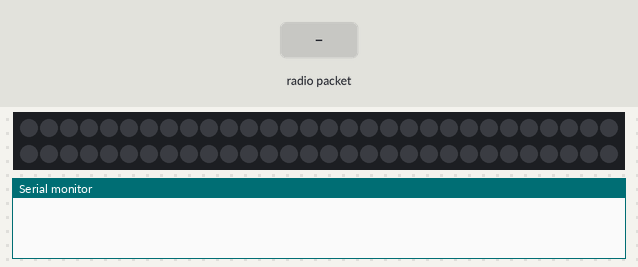
Simulated run of this sketch. Board: ESP32. Parts: 60 RGB LEDs in strip order, left to right, continuing on the next row, the last lines printed to the serial monitor. The test bench sets the inputs (shaded band). Dim RGB values are drawn brighter than linear.

Above: at 1.2 s.
1.3 s: radio packet "N" arrives
At 2.5 s:
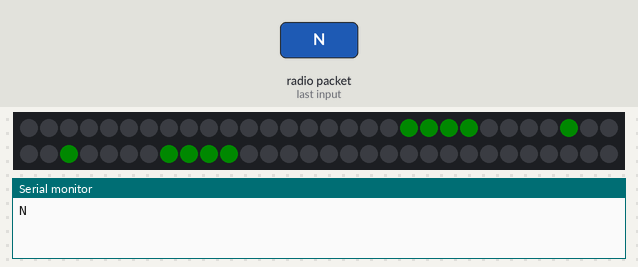
2.8 s: radio packet "R" arrives
At 3.9 s:
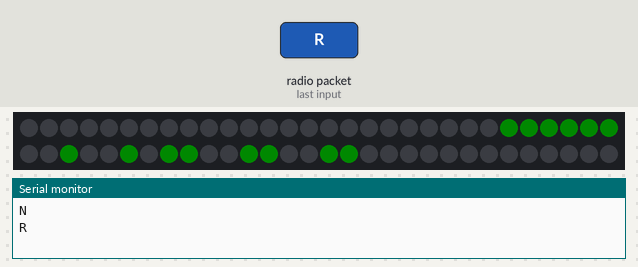
4.3 s: radio packet "6" arrives
At 5.1 s:
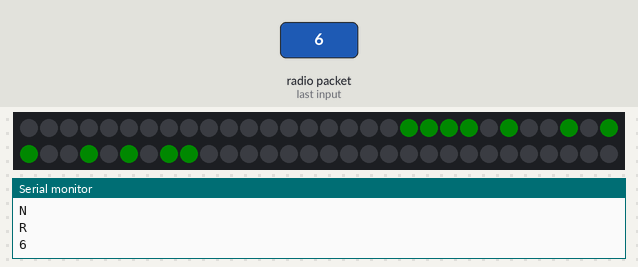
Timing chart, 0 to 7.3 s (numbered marks = the images above; inputs shaded):
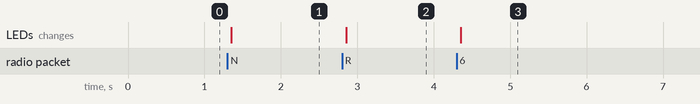

The sketch:

Xiao_Neopixel_10x6_Gear_Display_ESP-NOW.ino
```cpp
// Define this to make the board act as the sender
//#define IS_SENDER

#include <esp_now.h>
#include <WiFi.h>

////////////////////////////////////////////////////////////////////////////////////
#ifdef IS_SENDER  //sender code
////////////////////////////////////////////////////////////////////////////////////

#include <BLEDevice.h>
#include <BLEServer.h>
#include <BLEUtils.h>
#include <BLE2902.h>

// BLE UUIDs
#define SERVICE_UUID "4fafc201-1fb5-459e-8fcc-c5c9c331914b"
#define CHARACTERISTIC_UUID "beb5483e-36e1-4688-b7f5-ea07361b26a8"

BLECharacteristic *pCharacteristic;
String input = "";

// Replace with actual MAC of the receiver
uint8_t broadcastAddress[] = { 0xFF, 0xFF, 0xFF, 0xFF, 0xFF, 0xFF };

void sendCommand(const String &msg) {
  esp_now_send(broadcastAddress, (uint8_t *)msg.c_str(), msg.length() + 1);
}

class MyCallbacks : public BLECharacteristicCallbacks {
  void onWrite(BLECharacteristic *pCharacteristic) {
    String value = pCharacteristic->getValue();
    if (value.length() > 0) {
      input = "";
      for (int i = 0; i < value.length(); i++) input += value[i];
      sendCommand(input);
    }
  }
};

void OnDataSent(const uint8_t *mac_addr, esp_now_send_status_t status) {
  Serial.print("ESP-NOW Status: ");
  Serial.println(status == ESP_NOW_SEND_SUCCESS ? "Success" : "Fail");
}

void setup() {
  Serial.begin(115200);
  WiFi.mode(WIFI_STA);
  esp_now_init();
  esp_now_register_send_cb(OnDataSent);

  esp_now_peer_info_t peerInfo = {};
  memcpy(peerInfo.peer_addr, broadcastAddress, 6);
  peerInfo.channel = 0;
  peerInfo.encrypt = false;
  esp_now_add_peer(&peerInfo);

  BLEDevice::init("ESP32_Display_Controller");
  BLEServer *pServer = BLEDevice::createServer();
  BLEService *pService = pServer->createService(SERVICE_UUID);
  pCharacteristic = pService->createCharacteristic(
    CHARACTERISTIC_UUID,
    BLECharacteristic::PROPERTY_WRITE);
  pCharacteristic->setCallbacks(new MyCallbacks());
  pService->start();
  BLEAdvertising *pAdvertising = BLEDevice::getAdvertising();
  pAdvertising->start();
  Serial.println("BLE Ready. Connect and send commands.");
}

void loop() {}

////////////////////////////////////////////////////////////////////////////////////
#else  //receiver code
////////////////////////////////////////////////////////////////////////////////////

#include <Adafruit_NeoPixel.h>
#include "Digits.h"

#define PIN D0
#define NUMPIXELS 60
Adafruit_NeoPixel pixels(NUMPIXELS, PIN, NEO_GRB + NEO_KHZ800);

#define ORIENTATION0  //comment out to flip the display by 180 degrees

const bool* digits[] = {
  number0, number1, number2, number3, number4,
  number5, number6, number7, number8, number9,
  blank, letterN, letterR
};

int r = 0, g = 255, b = 0;
int lastNumber = 0;
String input = "";
bool newData;

int getPixelIndex(int x, int y) {
#ifdef ORIENTATION0
  return x * 6 + (5 - y);
#else
  return (9 - x) * 6 + y;
#endif
}

void drawDigit(int number, int xOffset, int yOffset, int r, int g, int b) {
  const bool* layout = digits[number];
  for (int y = 0; y < 6; y++) {
    for (int x = 0; x < 5; x++) {
      int i = y * 5 + x;
      if (layout[i]) {
        int px = x + xOffset;
        int py = y + yOffset;
        int index = getPixelIndex(px, py);
        pixels.setPixelColor(index, r, g, b);
      }
    }
  }
}

void OnDataRecv(const esp_now_recv_info_t* esp_now_info, const uint8_t* incomingData, int len) {
  input = String((char*)incomingData);
  Serial.println(input);
  input.trim();
  newData = true;
}

void setup() {
  Serial.begin(115200);
  pixels.begin();
  pixels.setBrightness(10);
  WiFi.mode(WIFI_STA);
  btStop();  // If using only WiFi
  esp_now_init();
  esp_now_register_recv_cb(OnDataRecv);
}

void loop() {
  if (newData) {
    pixels.clear();


    if (input == "N") {
      drawDigit(11, 2, 0, r, g, b);
    } else if (input == "R") {
      drawDigit(12, 3, 0, r, g, b);
    } else if (input == "OFF") {
      drawDigit(10, 0, 0, r, g, b);
    } else if (input.startsWith("COLOR#")) {
      String hexColor = input.substring(6);
      if (hexColor.length() == 6) {
        long number = strtol(hexColor.c_str(), NULL, 16);
        r = (number >> 16) & 0xFF;
        g = (number >> 8) & 0xFF;
        b = number & 0xFF;
        Serial.print("Color set to: ");
        Serial.print(r);
        Serial.print(", ");
        Serial.print(g);
        Serial.print(", ");
        Serial.println(b);
        int firstDigit = lastNumber / 10;
        int secondDigit = lastNumber % 10;
        int xOffset = (firstDigit == 0) ? -3 : 0;
        if (firstDigit == 0) firstDigit = 10;
        drawDigit(firstDigit, 0, 0, r, g, b);
        drawDigit(secondDigit, xOffset + 5, 0, r, g, b);
        pixels.show();
      }
    } else {
      int num = input.toInt();
      lastNumber = num;
      int firstDigit = num / 10;
      int secondDigit = num % 10;
      int xOffset = (firstDigit == 0) ? -3 : 0;
      if (firstDigit != 0) drawDigit(firstDigit, 0, 0, r, g, b);
      drawDigit(secondDigit, xOffset + 5, 0, r, g, b);
    }
    pixels.show();
    input = "";
    newData = false;
  }
}

#endif
```

Source omitted: Digits.h (data table, 1861 bytes)

Measured:
- after the input at 1.3 s, the LEDs: change after 0.05 s (image 1)
- after the input at 2.8 s, the LEDs: change after 0.05 s (image 2)
- after the input at 4.3 s, the LEDs: change after 0.05 s (image 3)
